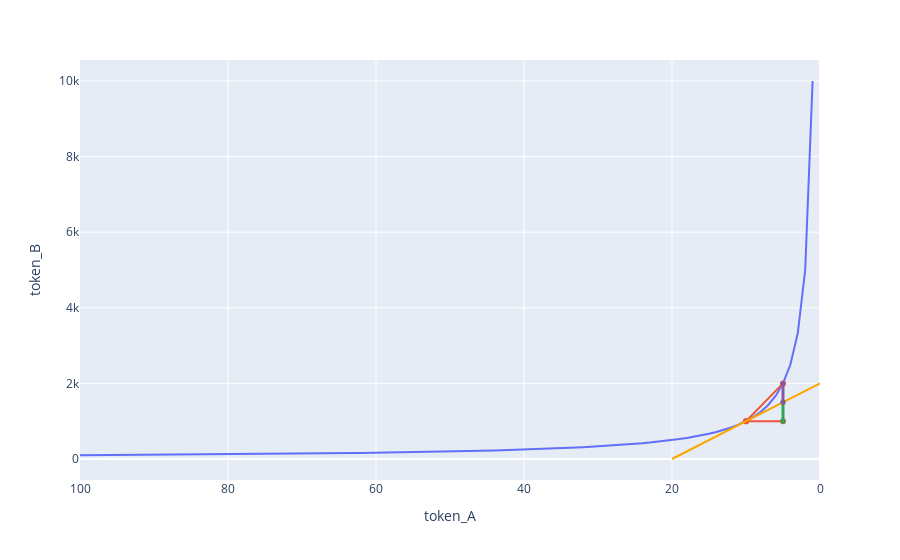

Notebook code for this chart:
### Markdown cell above
## Slippage

### Code cell
fig = px.line(x=buy_A["token_A"], y=buy_A["token_B"])

fig.update_xaxes(range = [100,0],
                 title_text='token_A')
fig.update_yaxes(
                 title_text='token_B')


fig.add_trace(go.Scatter(x=[10,5,5,10], y=[1000,2000,1000,1000], ))

fig.add_trace(go.Scatter(mode='lines',
    x=[0,5,10,20],
    y=[2000,1500,1000,0],
    marker=dict(color="Orange", size=5),
))
# fig.add_trace(go.Scatter(mode='markers',
#     x=[10],
#     y=[1000],
#     marker=dict(color="Orange", size=5),
# ))
fig.add_trace(go.Scatter(mode='markers+lines',
    x=[5,5],
    y=[1000,1500],
    marker=dict(color="#31a354", size=5),
    line=dict(color="#31a354", width=3)
                        ))
fig.add_trace(go.Scatter(mode='markers+lines',
    x=[5,5],
    y=[2000,1500],
    marker=dict(color="#8856a7", size=5),
    line=dict(color="#8856a7", width=3)
                        ))

fig.update_layout(showlegend=False)
fig.show()

### Figure 1 — Plotly figure (JSON) as saved in the notebook; plotly's stock layout.template omitted (floating-point values rounded to 4 significant figures)
{"data": [{"hovertemplate": "x=%{x}<br>y=%{y}<extra></extra>", "legendgroup": "", "line": {"color": "#636efa", "dash": "solid"}, "mode": "lines", "name": "", "orientation": "v", "showlegend": false, "type": "scatter", "x": [100, 99, 98, 97, 96, 95, 94, 93, 92, 91, 90, 89, 88, 87, 86, 85, 84, 83, 82, 81, 80, 79, 78, 77, 76, 75, 74, 73, 72, 71, 70, 69, 68, 67, 66, 65, 64, 63, 62, 61, 60, 59, 58, 57, 56, 55, 54, 53, 52, 51, 50, 49, 48, 47, 46, 45, 44, 43, 42, 41, 40, 39, 38, 37, 36, 35, 34, 33, 32, 31, 30, 29, 28, 27, 26, 25, 24, 23, 22, 21, 20, 19, 18, 17, 16, 15, 14, 13, 12, 11, 10, 9, 8, 7, 6, 5, 4, 3, 2, 1], "xaxis": "x", "y": [100, 101.0, 102.0, 103.1, 104.2, 105.3, 106.4, 107.5, 108.7, 109.9, 111.1, 112.4, 113.6, 114.9, 116.3, 117.6, 119.0, 120.5, 122.0, 123.5, 125.0, 126.6, 128.2, 129.9, 131.6, 133.3, 135.1, 137.0, 138.9, 140.8, 142.9, 144.9, 147.1, 149.3, 151.5, 153.8, 156.2, 158.7, 161.3, 163.9, 166.7, 169.5, 172.4, 175.4, 178.6, 181.8, 185.2, 188.7, 192.3, 196.1, 200.0, 204.1, 208.3, 212.8, 217.4, 222.2, 227.3, 232.6, 238.1, 243.9, 250, 256.4, 263.2, 270.3, 277.8, 285.7, 294.1, 303.0, 312.5, 322.6, 333.3, 344.8, 357.1, 370.4, 384.6, 400, 416.7, 434.8, 454.5, 476.2, 500.0, 526.3, 555.6, 588.2, 625, 666.7, 714.3, 769.2, 833.3, 909.1, 1000, 1111.0, 1250.0, 1429.0, 1667.0, 2000.0, 2500, 3333.0, 5000.0, 10000], "yaxis": "y"}, {"type": "scatter", "x": [10, 5, 5, 10], "y": [1000, 2000, 1000, 1000]}, {"marker": {"color": "Orange", "size": 5}, "mode": "lines", "type": "scatter", "x": [0, 5, 10, 20], "y": [2000, 1500, 1000, 0]}, {"line": {"color": "#31a354", "width": 3}, "marker": {"color": "#31a354", "size": 5}, "mode": "markers+lines", "type": "scatter", "x": [5, 5], "y": [1000, 1500]}, {"line": {"color": "#8856a7", "width": 3}, "marker": {"color": "#8856a7", "size": 5}, "mode": "markers+lines", "type": "scatter", "x": [5, 5], "y": [2000, 1500]}], "layout": {"legend": {"tracegroupgap": 0}, "margin": {"t": 60}, "showlegend": false, "xaxis": {"anchor": "y", "domain": [0, 1], "range": [100, 0], "title": {"text": "token_A"}}, "yaxis": {"anchor": "x", "domain": [0, 1], "title": {"text": "token_B"}}}}
